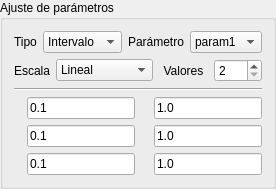
       <widget class="QGroupBox" name="tuningGroupBox">
        <property name="title">
         <string>Ajuste de parámetros</string>
        </property>
        <layout class="QVBoxLayout" name="tuningGroupBoxVLayout">
         <item>
          <layout class="QHBoxLayout" name="paramTypeHLayout" stretch="0,4,0,0">
           <item>
            <widget class="QLabel" name="paramTuningLabel">
             <property name="text">
              <string>Tipo</string>
             </property>
            </widget>
           </item>
           <item>
            <widget class="QComboBox" name="paramTuningComboBox">
             <item>
              <property name="text">
               <string>Intervalo</string>
              </property>
             </item>
             <item>
              <property name="text">
               <string>Lista</string>
              </property>
             </item>
            </widget>
           </item>
           <item>
            <widget class="QLabel" name="paramLabel">
             <property name="text">
              <string>Parámetro</string>
             </property>
            </widget>
           </item>
           <item>
            <widget class="QComboBox" name="paramComboBox">
             <property name="currentText">
              <string>param1</string>
             </property>
             <item>
              <property name="text">
               <string>param1</string>
              </property>
             </item>
             <item>
              <property name="text">
               <string>param2</string>
              </property>
             </item>
             <item>
              <property name="text">
               <string>param3</string>
              </property>
             </item>
            </widget>
           </item>
          </layout>
         </item>
         <item>
          <layout class="QHBoxLayout" name="paramValueHLayout" stretch="1,4,2,2">
           <property name="spacing">
            <number>6</number>
           </property>
           <property name="topMargin">
            <number>0</number>
           </property>
           <item>
            <widget class="QLabel" name="scaleLabel">
             <property name="text">
              <string>Escala</string>
             </property>
            </widget>
           </item>
           <item>
            <widget class="QComboBox" name="scaleComboBox">
             <item>
              <property name="text">
               <string>Lineal</string>
              </property>
             </item>
             <item>
              <property name="text">
               <string>Logarítmica</string>
              </property>
             </item>
            </widget>
           </item>
           <item>
            <widget class="QLabel" name="paramValuesLabel">
             <property name="text">
              <string>Valores</string>
             </property>
             <property name="alignment">
              <set>Qt::AlignCenter</set>
             </property>
            </widget>
           </item>
           <item>
            <widget class="QSpinBox" name="paramValuesSpinBox">
             <property name="suffix">
              <string/>
             </property>
             <property name="prefix">
              <string/>
             </property>
             <property name="minimum">
              <number>2</number>
             </property>
             <property name="maximum">
              <number>999</number>
             </property>
            </widget>
           </item>
          </layout>
         </item>
         <item>
          <widget class="Line" name="algorithmHLine">
           <property name="orientation">
            <enum>Qt::Horizontal</enum>
           </property>
          </widget>
         </item>
         <item>
          <layout class="QHBoxLayout" name="param1HLayout">
           <item>
            <widget class="QLabel" name="param1InitLabel">
             <property name="text">
              <string/>
             </property>
             <property name="pixmap">
              <pixmap resource="../assets/assets.qrc">:/parameters/parameters/lambda_init.png</pixmap>
             </property>
            </widget>
           </item>
           <item>
            <widget class="QLineEdit" name="param1InitLineEdit">
             <property name="text">
              <string>0.1</string>
             </property>
            </widget>
           </item>
           <item>
            <widget class="QLabel" name="param1EndLabel">
             <property name="text">
              <string/>
             </property>
             <property name="pixmap">
              <pixmap resource="../assets/assets.qrc">:/parameters/parameters/lambda_end.png</pixmap>
             </property>
            </widget>
           </item>
           <item>
            <widget class="QLineEdit" name="param1EndLineEdit">
             <property name="text">
              <string>1.0</string>
             </property>
            </widget>
           </item>
          </layout>
         </item>
         <item>
          <layout class="QHBoxLayout" name="param2HLayout">
           <item>
            <widget class="QLabel" name="param2InitLabel">
             <property name="text">
              <string/>
             </property>
             <property name="pixmap">
              <pixmap resource="../assets/assets.qrc">:/parameters/parameters/mu_init.png</pixmap>
             </property>
            </widget>
           </item>
           <item>
            <widget class="QLineEdit" name="param2InitLineEdit">
             <property name="text">
              <string>0.1</string>
             </property>
            </widget>
           </item>
           <item>
            <widget class="QLabel" name="param2EndLabel">
             <property name="text">
              <string/>
             </property>
             <property name="pixmap">
              <pixmap resource="../assets/assets.qrc">:/parameters/parameters/mu_end.png</pixmap>
             </property>
            </widget>
           </item>
           <item>
            <widget class="QLineEdit" name="param2EndLineEdit">
             <property name="text">
              <string>1.0</string>
             </property>
            </widget>
           </item>
          </layout>
         </item>
         <item>
          <layout class="QHBoxLayout" name="param3HLayout">
           <item>
            <widget class="QLabel" name="param3InitLabel">
             <property name="text">
              <string/>
             </property>
             <property name="pixmap">
              <pixmap resource="../assets/assets.qrc">:/parameters/parameters/rho_init.png</pixmap>
             </property>
            </widget>
           </item>
           <item>
            <widget class="QLineEdit" name="param3InitLineEdit">
             <property name="text">
              <string>0.1</string>
             </property>
            </widget>
           </item>
           <item>
            <widget class="QLabel" name="param3EndLabel">
             <property name="text">
              <string/>
             </property>
             <property name="pixmap">
              <pixmap resource="../assets/assets.qrc">:/parameters/parameters/rho_end.png</pixmap>
             </property>
            </widget>
           </item>
           <item>
            <widget class="QLineEdit" name="param3EndLineEdit">
             <property name="text">
              <string>1.0</string>
             </property>
            </widget>
           </item>
          </layout>
         </item>
        </layout>
       </widget>
